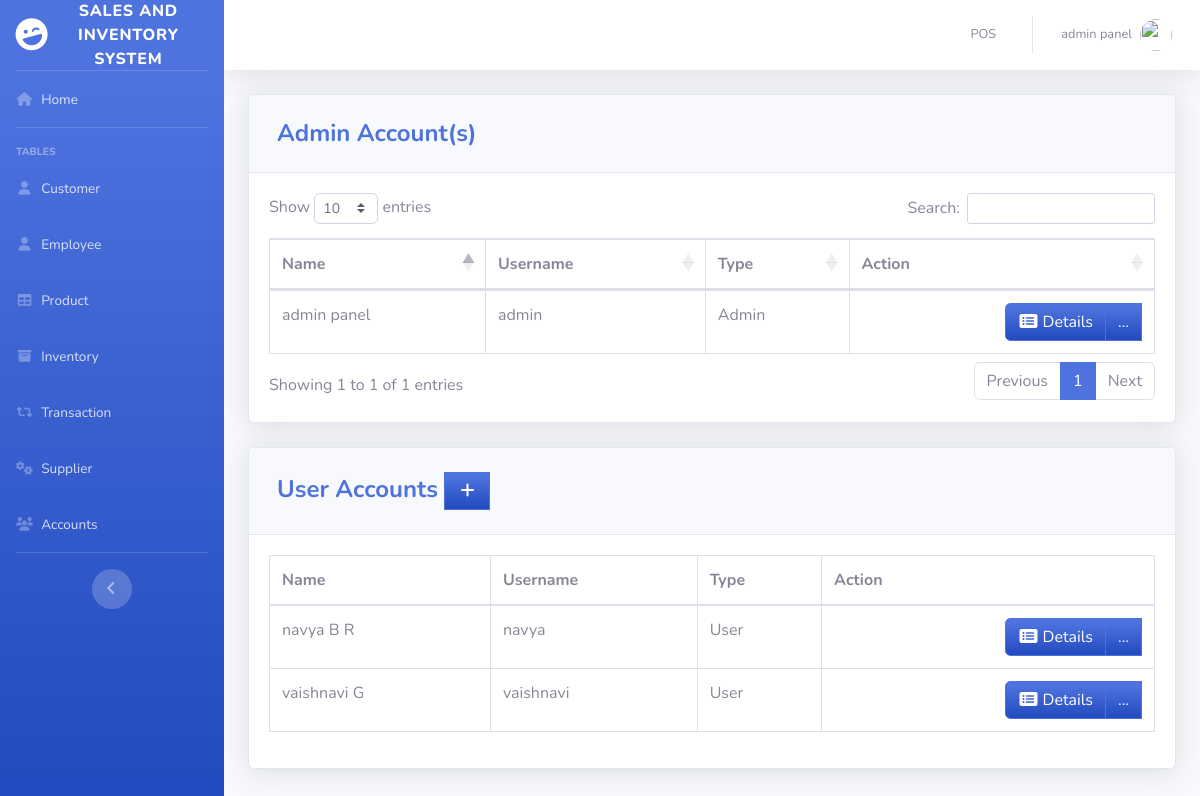
Screenshot of /pages/user.php (signed in) with the database file from the repository.
### tables this page shows
CREATE TABLE `users` (
  `ID` int(11) NOT NULL,
  `EMPLOYEE_ID` int(11) DEFAULT NULL,
  `USERNAME` varchar(50) DEFAULT NULL,
  `PASSWORD` varchar(50) DEFAULT NULL,
  `TYPE_ID` int(11) DEFAULT NULL
);

CREATE TABLE `employee` (
  `EMPLOYEE_ID` int(11) NOT NULL,
  `FIRST_NAME` varchar(50) DEFAULT NULL,
  `LAST_NAME` varchar(50) DEFAULT NULL,
  `GENDER` varchar(50) DEFAULT NULL,
  `EMAIL` varchar(100) DEFAULT NULL,
  `PHONE_NUMBER` varchar(11) DEFAULT NULL,
  `JOB_ID` int(11) DEFAULT NULL,
  `HIRED_DATE` varchar(50) NOT NULL,
  `LOCATION_ID` int(11) DEFAULT NULL
);

CREATE TABLE `type` (
  `TYPE_ID` int(11) NOT NULL,
  `TYPE` varchar(50) DEFAULT NULL
);

### pages/user.php (the view, shortened to what this page needs)
<?php
include'../includes/connection.php';
include'../includes/sidebar.php';
?>
         <div class="card shadow mb-4">
            <div class="card-header py-3">
              <h4 class="m-2 font-weight-bold text-primary">Admin Account(s)</h4>
            </div>
            <div class="card-body">
            <div class="table-responsive">
           <table class="table table-bordered" id="dataTable" width="100%" cellspacing="0">
               <thead>
                   <tr>
                       <th>Name</th>
                       <th>Username</th>
                       <th>Type</th>
                       <th>Action</th>
                   </tr>
               </thead>
          <tbody>
<?php
    $query = 'SELECT ID, FIRST_NAME,LAST_NAME,USERNAME, t.TYPE
              FROM users u
              JOIN employee e ON e.EMPLOYEE_ID=u.EMPLOYEE_ID
              JOIN type t ON t.TYPE_ID=u.TYPE_ID
              WHERE u.TYPE_ID=1';
        $result = mysqli_query($db, $query) or die (mysqli_error($db));
            while ($row = mysqli_fetch_assoc($result)) {
                echo '<tr>';
                echo '<td>'. $row['FIRST_NAME'].' '. $row['LAST_NAME'].'</td>';
                echo '<td>'. $row['USERNAME'].'</td>';
                echo '<td>'. $row['TYPE'].'</td>';
                      echo '<td align="right"> <div class="btn-group">
                              <a type="button" class="btn btn-primary bg-gradient-primary" href="us_searchfrm.php?action=edit & id='.$row['ID'] . '"><i class="fas fa-fw fa-list-alt"></i> Details</a>
                            <div class="btn-group">
                              <a type="button" class="btn btn-primary bg-gradient-primary dropdown no-arrow" data-toggle="dropdown" style="color:white;">
                              ... <span class="caret"></span></a>
                            <ul class="dropdown-menu text-center" role="menu">
                                <li>
                                  <a type="button" class="btn btn-warning bg-gradient-warning btn-block" style="border-radius: 0px;" href="us_edit.php?action=edit & id='.$row['ID']. '">
                                    <i class="fas fa-fw fa-edit"></i> Edit
                                  </a>
                                </li>
                                </li>
                            </ul>
                            </div>
                          </div></td>';
                echo '</tr> ';
                        }
?>
                                </tbody>
                            </table>
                        </div>
                    </div>
                  </div>
         <div class="card shadow mb-4">
            <div class="card-header py-3">
              <h4 class="m-2 font-weight-bold text-primary">User Accounts&nbsp;<a  href="#" data-toggle="modal" data-target="#supplierModal" type="button" class="btn btn-primary bg-gradient-primary" style="border-radius: 0px;"><i class="fas fa-fw fa-plus"></i></a></h4>
            </div>
            <div class="card-body">
            <div class="table-responsive">
           <table class="table table-bordered" id="dataTable" width="100%" cellspacing="0">
               <thead>
                   <tr>
                       <th>Name</th>
                       <th>Username</th>
                       <th>Type</th>
                       <th>Action</th>
                   </tr>
               </thead>
          <tbody>
<?php
    $query = 'SELECT ID, FIRST_NAME,LAST_NAME,USERNAME, t.TYPE
              FROM users u
              JOIN employee e ON e.EMPLOYEE_ID=u.EMPLOYEE_ID
              JOIN type t ON t.TYPE_ID=u.TYPE_ID
              WHERE u.TYPE_ID=2';
        $result = mysqli_query($db, $query) or die (mysqli_error($db));
            while ($row = mysqli_fetch_assoc($result)) {
                echo '<tr>';
                echo '<td>'. $row['FIRST_NAME'].' '. $row['LAST_NAME'].'</td>';
                echo '<td>'. $row['USERNAME'].'</td>';
                echo '<td>'. $row['TYPE'].'</td>';
                      echo '<td align="right"> <div class="btn-group">
                              <a type="button" class="btn btn-primary bg-gradient-primary" href="us_searchfrm.php?action=edit & id='.$row['ID'] . '"><i class="fas fa-fw fa-list-alt"></i> Details</a>
                            <div class="btn-group">
                              <a type="button" class="btn btn-primary bg-gradient-primary dropdown no-arrow" data-toggle="dropdown" style="color:white;">
                              ... <span class="caret"></span></a>
                            <ul class="dropdown-menu text-center" role="menu">
                                <li>
                                  <a type="button" class="btn btn-warning bg-gradient-warning btn-block" style="border-radius: 0px;" href="us_edit.php?action=edit & id='.$row['ID']. '">
                                    <i class="fas fa-fw fa-edit"></i> Edit
                                  </a>
                                </li>
                            </ul>
                            </div>
                          </div></td>';
                echo '</tr> ';
                        }
?>
                                </tbody>
                            </table>
                        </div>
                    </div>
                  </div>
<?php
include'../includes/footer.php';
?>

### rows the page displays
users: EMPLOYEE_ID.FIRST_NAME "admin", EMPLOYEE_ID.LAST_NAME "panel", USERNAME "admin", TYPE_ID.TYPE "Admin"
users: EMPLOYEE_ID.FIRST_NAME "navya", EMPLOYEE_ID.LAST_NAME "B R", USERNAME "navya", TYPE_ID.TYPE "User"
users: EMPLOYEE_ID.FIRST_NAME "vaishnavi", EMPLOYEE_ID.LAST_NAME "G", USERNAME "vaishnavi", TYPE_ID.TYPE "User"

### other values shown
$_SESSION['FIRST_NAME'] "admin"
$_SESSION['LAST_NAME'] "panel"
